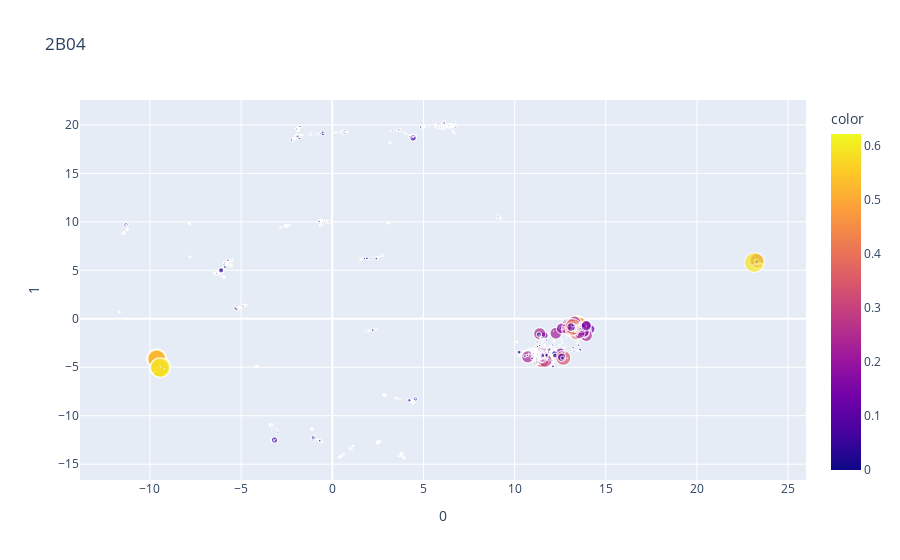

Notebook source saved alongside this figure:
### Code cell
conditions = scores_df.columns[3:]

for condition in conditions:
    fig = px.scatter(
        u, x=0, y=1, color=np.maximum(scores_df[condition], 0.0), title=condition, size=np.maximum(scores_df[condition], 0.0)
    )
    fig.show()
    break

### Figure 1 — Plotly figure (JSON) as saved in the notebook; plotly's stock layout.template omitted (floating-point values rounded to 4 significant figures; data arrays with more than 128 entries replaced by an {"elided": "..."} marker saying what was removed)
{"data": [{"hovertemplate": "0=%{x}<br>1=%{y}<br>size=%{marker.size}<br>color=%{marker.color}<extra></extra>", "legendgroup": "", "marker": {"color": {"elided": "2366 float values"}, "coloraxis": "coloraxis", "size": {"elided": "2366 float values"}, "sizemode": "area", "sizeref": 0.001554, "symbol": "circle"}, "mode": "markers", "name": "", "showlegend": false, "type": "scattergl", "x": {"elided": "2366 float values"}, "xaxis": "x", "y": {"elided": "2366 float values"}, "yaxis": "y"}], "layout": {"coloraxis": {"colorbar": {"title": {"text": "color"}}, "colorscale": [[0, "#0d0887"], [0.1111, "#46039f"], [0.2222, "#7201a8"], [0.3333, "#9c179e"], [0.4444, "#bd3786"], [0.5556, "#d8576b"], [0.6667, "#ed7953"], [0.7778, "#fb9f3a"], [0.8889, "#fdca26"], [1, "#f0f921"]]}, "legend": {"itemsizing": "constant", "tracegroupgap": 0}, "title": {"text": "2B04"}, "xaxis": {"anchor": "y", "domain": [0, 1], "title": {"text": "0"}}, "yaxis": {"anchor": "x", "domain": [0, 1], "title": {"text": "1"}}}}
